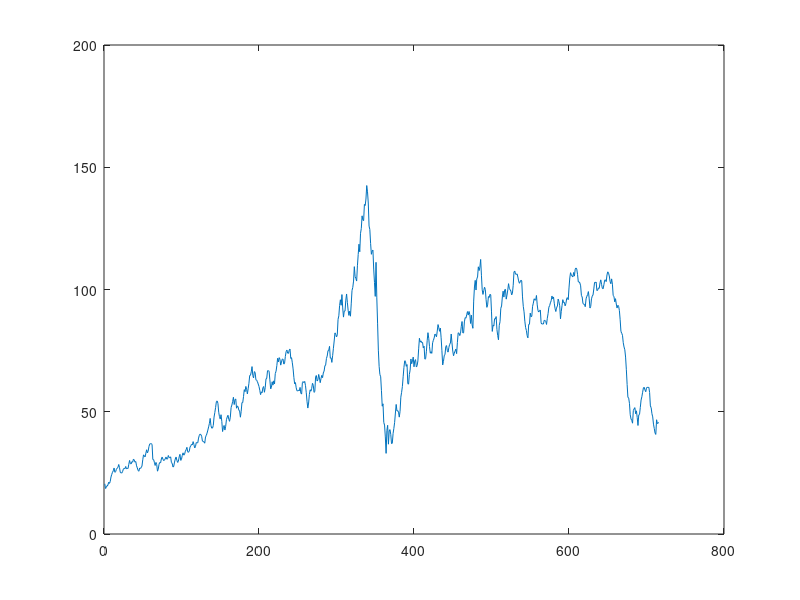

MATLAB code to generate this figure: (Note: this script raises an error after producing the figure.)
%% This is the main code for our project "Augmented support vector regression with autoregressive process via iterative procedure".
%% Jinran Wu (email: jinran.wu@hdr.qut.edu.au) and You-Gan Wang (email: you-gam.wang@qut.edu.au)
%% School of Mathematical Sciences, Queensland Univerisity of Technology, Brisbane 4001, QLD, Australia
%% %%%%%%%%%%%%%%%%%%%%%%%%%%%%%%%%%%%%%%%%%%%%%%%%%%%%%%%%%%%%%%%%%%%%%%%%%%%%%%%%%%%%%%%%%%%%%%%%%%%%%%%%%%%%%%%%%%%%%
%% %%%%%%%%%%%%%%%%%%%%%%%%%%%%%%%%%%%%%%TemporalSVR framework%%%%%%%%%%%%%%%%%%%%%%%%%%%%%%%%%%%%%%%%%%%%%%%%%%%%%%%%%%
%% %%%%%%%%%%%%%%%%%%%%%%%%%%%%%%%%%%%%%%%%%%%%%%%%%%%%%%%%%%%%%%%%%%%%%%%%%%%%%%%%%%%%%%%%%%%%%%%%%%%%%%%%%%%%%%%%%%%%%
%%
%% Clear the environment
%% Crude Oil price forecasting
%% Clear the environment
clc,clear
load crude_data
plot(data(1:716))
DataSet=[data(2:716,1),normalize([data(2:716,2:10),data(1:715,1)])];
%%
for i=1:115
InputTrain=DataSet(1:599+i,2:11);
OutputTrain=DataSet(1:599+i,1);
InputTest=DataSet(600+i,2:11);
OutputTest=DataSet(600+i,1);
%%
C=quantile(abs(OutputTrain),0.95);
g=0.01;
Epsilon=iqr(OutputTrain)/13.49;
[Alpha, Flag, B]=BasicSVR(InputTrain',OutputTrain', Epsilon, C,g);
BasicFitting=SVRPred(Alpha,Flag,B,InputTrain',g, InputTrain');
BasicPrediction(i)=SVRPred(Alpha,Flag,B,InputTrain',g, InputTest');
% Initialized series U
BasicU_Series=OutputTrain-BasicFitting';
% the temporal lag P
TemporalUInputTrain=[BasicU_Series(1:end-4)'; BasicU_Series(2:end-3)';BasicU_Series(3:end-2)';BasicU_Series(4:end-1)'];
TemporalXInputTrain=InputTrain(5:end,:);
TemporalYOutTrain=OutputTrain(5:end);
% basic temporlSVR training
sigma=1;
[Alpha1, Flag1, B1]=TemporalSVR(TemporalXInputTrain',TemporalUInputTrain,TemporalYOutTrain',Epsilon,C,g,sigma);
% for iter=1:MaxIter
TemporalFitting1=TemporalSVRPred(Alpha1,Flag1,B1,TemporalXInputTrain',TemporalUInputTrain,g,TemporalXInputTrain',TemporalUInputTrain);
%figure(1)
%plot(TemporalXInputTrain,TrueTrain(2:end),'.k')
%hold on
%plot(TemporalXInputTrain,BasicFitting(2:end),'.r')
%hold on
%plot(TemporalXInputTrain,TemporalFitting1,'.b')
% Parameter estimation
x0=[1 1];
lb=[0 0];
ub=[];
A = [];
b = [];
Aeq = [];
beq = [];
ParameterEstor=fmincon(@(Para)epilossFix(Para, TemporalFitting1, TemporalYOutTrain),x0,A,b,Aeq,beq,lb,ub);
ep=ParameterEstor(1);
SD=ParameterEstor(2);
% Now we fix epsilon and scale to update omega, phi, and b.
SigmaValue=SD;
CT=quantile(abs(TemporalYOutTrain./SigmaValue),0.95);
EpsilonT=ep;
[Alpha2, Flag2, B2]=TemporalSVR(TemporalXInputTrain',TemporalUInputTrain,TemporalYOutTrain',EpsilonT,CT,g,SigmaValue);
% Now we update series U
BasicFitting3=SVRPred(Alpha2,Flag2,B2,TemporalXInputTrain',g, InputTrain');
NewU_Series=OutputTrain-BasicFitting3';
% Fix epsilon and scale, update omega, phi and b by new Useries
NewTemporalUInputTrain=[NewU_Series(1:end-4)';NewU_Series(2:end-3)';NewU_Series(3:end-2)';NewU_Series(4:end-1)';];
[Alpha1, Flag1, B1]=TemporalSVR(TemporalXInputTrain',NewTemporalUInputTrain,TemporalYOutTrain',EpsilonT,CT,g,SigmaValue);
%% AIC calculation
K=4;
TemporalFittingFinal=TemporalSVRPred(Alpha1,Flag1,B1,TemporalXInputTrain',NewTemporalUInputTrain,g,TemporalXInputTrain',NewTemporalUInputTrain);
errors=TemporalYOutTrain-TemporalFittingFinal';
AIC_Value(i)=CalculateAIC(K,ep,SD,errors);
%end %  you can set the MaxIteration here
TemporalInputTest=NewU_Series(end);
TemporalPrediction(i)=TemporalSVRPred(Alpha1,Flag1,B1,TemporalXInputTrain',NewTemporalUInputTrain,g,InputTest',TemporalInputTest);
i
end
TrueResponse=DataSet(601:end,1)';
Temporal_MAE=mean(abs(TemporalPrediction-TrueResponse))
Basic_MAE=mean(abs(BasicPrediction-TrueResponse))
Temporal_RMAE=sqrt(mean((TemporalPrediction-TrueResponse).^2))
Basic_RMAE=sqrt(mean((BasicPrediction-TrueResponse).^2))
figure(1)
plot(TrueResponse)
hold on
plot(TemporalPrediction,'r')
hold on
plot(BasicPrediction,'g')
figure(2)
subplot(2,1,1)
parcorr(NewU_Series)
subplot(2,1,2)
autocorr(NewU_Series)